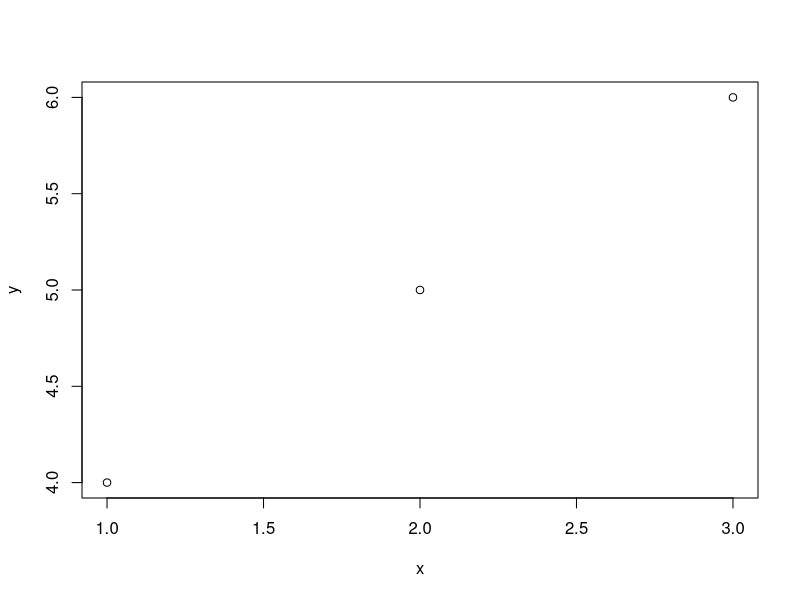
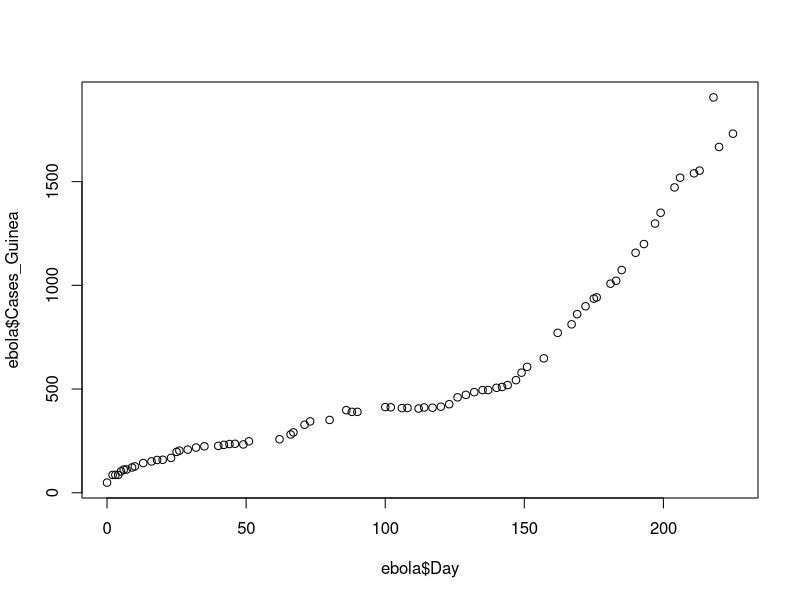
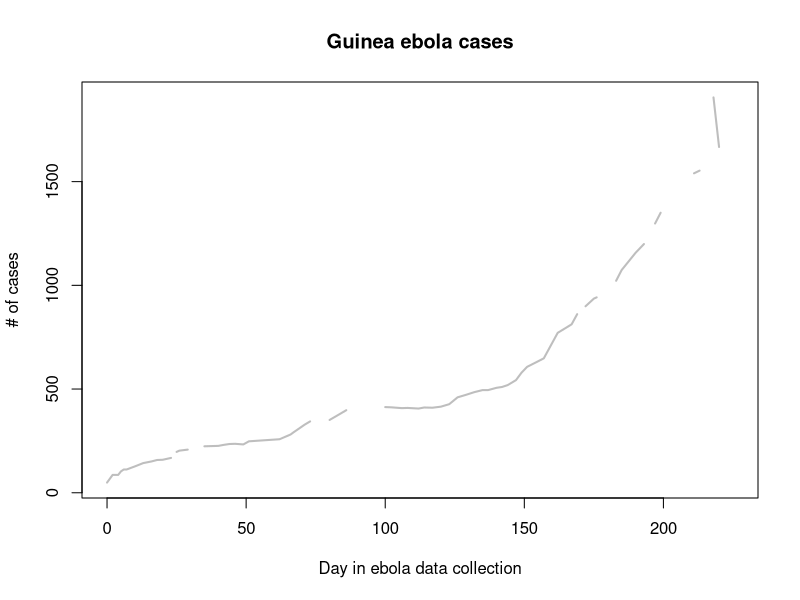
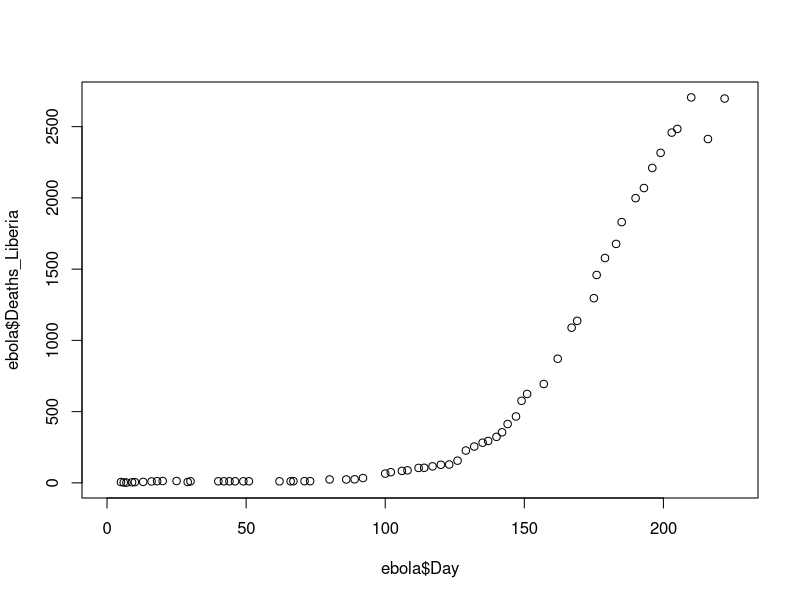
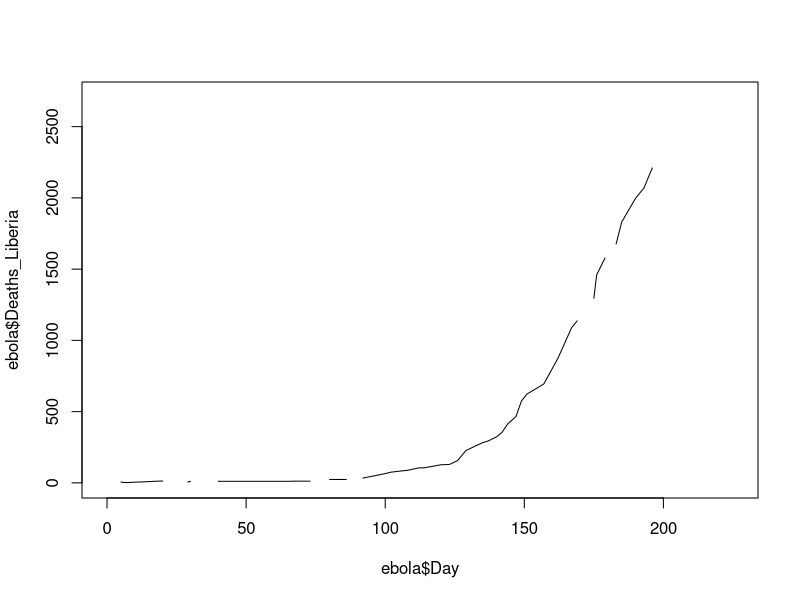
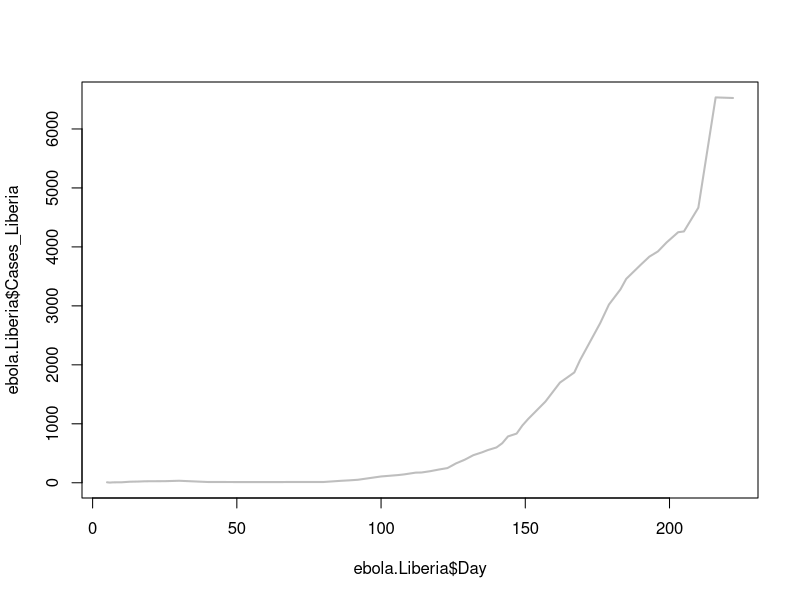
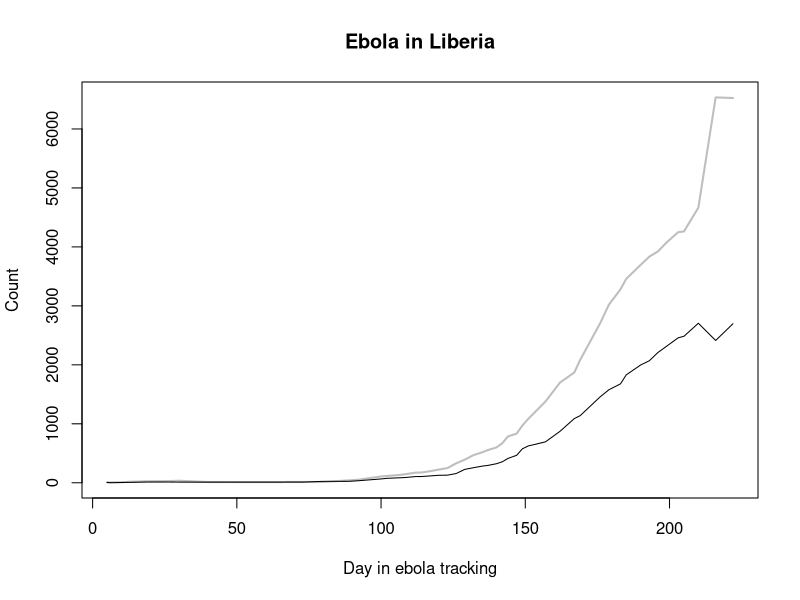
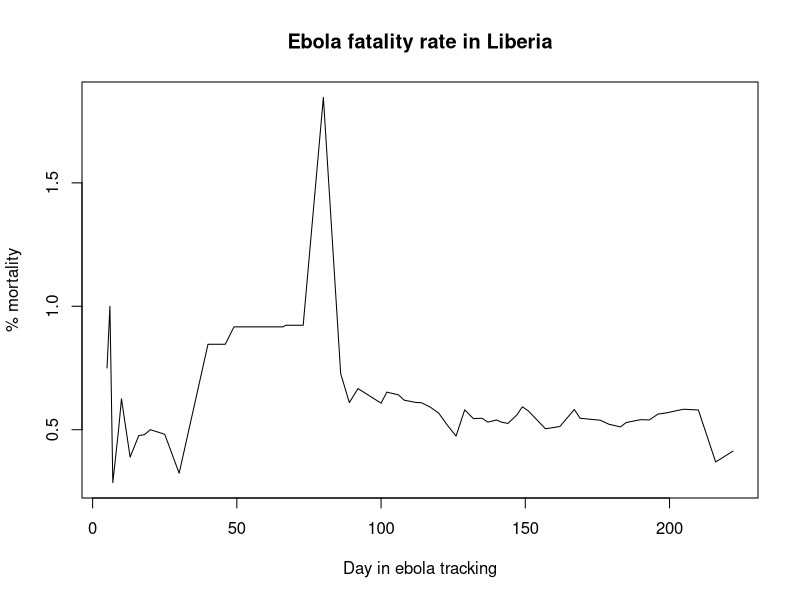

The R script that drew these images, in order:
###############
## Slide 2
###############

## If necessary, use setwd() to get to the right directory
ebola <- read.table("country_timeseries.csv", sep = ",",
                    header = TRUE)
ebola[1:3, 1:5]

###############
## Slide 6
###############

## Make some new vectors
x <- c(1, 5, 7, 9, 10)
x

class.names <- c("Taylor", "Maggie", "Mimi", "Brianna", "Jon")
class.names

###############
## Slide 8
###############

## Make a new dataframe
class.data <- data.frame(name = class.names,
                         number = x)
class.data

###############
## Slide 11
###############

## Pull subsets from the class.names vector
class.names[1]
class.names[c(2, 3, 4)] 
class.names[2:4]

###############
## Slide 12
###############

## Pull subsets from the class.data dataframe
class.data[1,1]
class.data[1:3, 1:2]

###############
## Slide 13
###############

## Pull subsets from the class.data dataframe
class.data[1, ]
class.data[ , 1]

###############
## Slide 14
###############

## Pull subsets from the class.data dataframe
class.data[3:4, "number"]
class.data[3:4, c("name", "number")]

###############
## Slide 15
###############

## Pull a column from the class.data dataframe
head(ebola$Cases_Guinea)

###############
## Slide 19
###############

## Try out some functions
head(ebola)
head(ebola, n = 3)
ebola <- read.table("country_timeseries.csv", sep = ",",
                    header = TRUE)

###############
## Slide 22
###############

## Do a basic plot
x <- c(1, 2, 3)
y <- c(4, 5, 6)
plot(x, y)

###############
## Slide 22
###############

## Plot ebola cases in Guinea
plot(ebola$Day, ebola$Cases_Guinea)

###############
## Slide 24
###############

## Plot ebola cases in Guinea with some of the plot options
plot(ebola$Day, ebola$Cases_Guinea, main = "Guinea ebola cases",
     xlab = "Day in ebola data collection", ylab = "# of cases",
     type = "l", lwd = 2, col = "gray")

#####################################################################
## "Try It Yourself" answers
#####################################################################

#######################
## Answers for Slide 16
#######################

## Find out the column names for the dataframe
colnames(ebola)

## Pull out the "Date" column:
ebola$Date
ebola.Date <- ebola$Date # If you wanted to save this column as a 
                         # new vector named "ebola.Date"

## Get the ten most recent US cases
ebola$Cases_UnitedStates[1:10] #or
ebola[1:10, "Cases_UnitedStates"]
## More advanced: If you wanted to get the ten latest non-missing ones, you could 
## ask R to pull out the ten most recent that are non-missing like this:
US.ebola <- subset(ebola, !(is.na(Cases_UnitedStates)))
US.ebola[1:10, "Cases_UnitedStates"]

## Get the twenty earliest death counts in Liberia
nrow(ebola) #Find out how many rows are in the dataset
# For me, this was 94. I just pulled the ebola data today, though, so I may 
# have more observations than you
ebola$Deaths_Liberia[85:94] #or
ebola[85:94, "Deaths_Liberia"]
# A fancier way to do this, where it will still work even if more observations are
# added to the data, is to use the "nrow(ebola)" call directly in your indexing:
ebola[(nrow(ebola) - 9):(nrow(ebola)), "Deaths_Liberia"]
# To convince yourself of why this works, check what you get from:
(nrow(ebola) - 9)
(nrow(ebola))
(nrow(ebola) - 9):(nrow(ebola))

## Get a dataframe of the first five observations of date, cases, and deaths in Mali
ebola[1:5, c("Date", "Cases_Mali", "Deaths_Mali")]
## You can use the same ideas as before if you want to get the first five non-missing
## cases
Mali.ebola <- subset(ebola, !(is.na(Cases_Mali)))
Mali.ebola[ , c("Date", "Cases_Mali", "Deaths_Mali")]
## There are only four non-missing observations for Mali, so we don't need to index 1:5


#######################
## Answers for Slide 26
#######################

## Plot deaths in Liberia by day

## Most basic:
plot(ebola$Day, ebola$Deaths_Liberia)

## Try using a line instead
plot(ebola$Day, ebola$Deaths_Liberia, type = "l")

## Make a subset with non-missing data from Liberia
ebola.Liberia <- subset(ebola, !(is.na(Cases_Liberia)) & !(is.na(Deaths_Liberia)),
                        select = c("Date", "Day", "Cases_Liberia", "Deaths_Liberia"))
plot(ebola.Liberia$Day, ebola.Liberia$Cases_Liberia,
     type = "l", col = "gray", lwd = 2)
## Get a little fancier
plot(ebola.Liberia$Day, ebola.Liberia$Cases_Liberia,
     type = "l", col = "gray", lwd = 2,
     xlab = "Day in ebola tracking",
     ylab = "Count", 
     main = "Ebola in Liberia")
## Add a line for deaths in Liberia
lines(ebola.Liberia$Day, ebola.Liberia$Deaths_Liberia)  ## check out the lines function, `?lines`

## Plot the percent mortality in Liberia
perc.mort.Liberia <- ebola.Liberia$Deaths_Liberia / ebola.Liberia$Cases_Liberia
plot(ebola.Liberia$Day, perc.mort.Liberia, type = "l",
     xlab = "Day in ebola tracking", ylab = "% mortality",
     main = "Ebola fatality rate in Liberia")

## More advanced: You can also plot by date, but you need to change the class 
## of the "Date" column in ebola.Liberia to the date class
class(ebola.Liberia$Date)
## You can change the class using the "as." family of functions
## First, change it to a character:
ebola.Liberia$Date <- as.character(ebola.Liberia$Date)
## Now, you can change it to a date:
ebola.Liberia$Date <- as.Date(ebola.Liberia$Date, format = "%m/%d/%Y")
## The 'format' option tells R what format the date is in, using '%m' for month,
## '%d' for day in the month, and '%Y' for 4-digit year. Because R lets you 
## tell it the format of a date, it can bring in dates in a lot of different formats
## (e.g., "Jan 1, 2014", "01-Dec-99")

## Once R knows that ebola$Date is a date, you can plot with it:
plot(ebola.Liberia$Date, perc.mort.Liberia, type = "l",
     xlab = "Date, 2014", ylab = "% mortality",
     main = "Ebola fatality rate in Liberia")

## More advanced: You can also use functions in the 'ggplot2' package to create
## very nice plots.

## Uncomment this and run if you don't have ggplot2 installed yet
#install.packages('ggplot2')
library(ggplot2)
ggplot(ebola.Liberia, aes(x = Date, y = Deaths_Liberia)) + geom_line() +
        xlab("Date, 2014") + ylab("Death count")

## Just for fun, try out some different ggplot themes

## Uncomment this and run if you don't have ggthemes installed yet
#install.packages('ggthemes', dependencies = TRUE)
library(ggthemes)
p <- ggplot(ebola.Liberia, aes(x = Date, y = Deaths_Liberia)) + geom_line() +
        xlab("Date, 2014") + ylab("Death count") 
p + theme_economist() + scale_colour_economist() ## Looks like graphs in The Economist
p + theme_excel() + scale_colour_excel() ## Looks like Excel
p + theme_solarized() + scale_colour_solarized("blue")
p + theme_tufte() ## Edward Tufte's style
